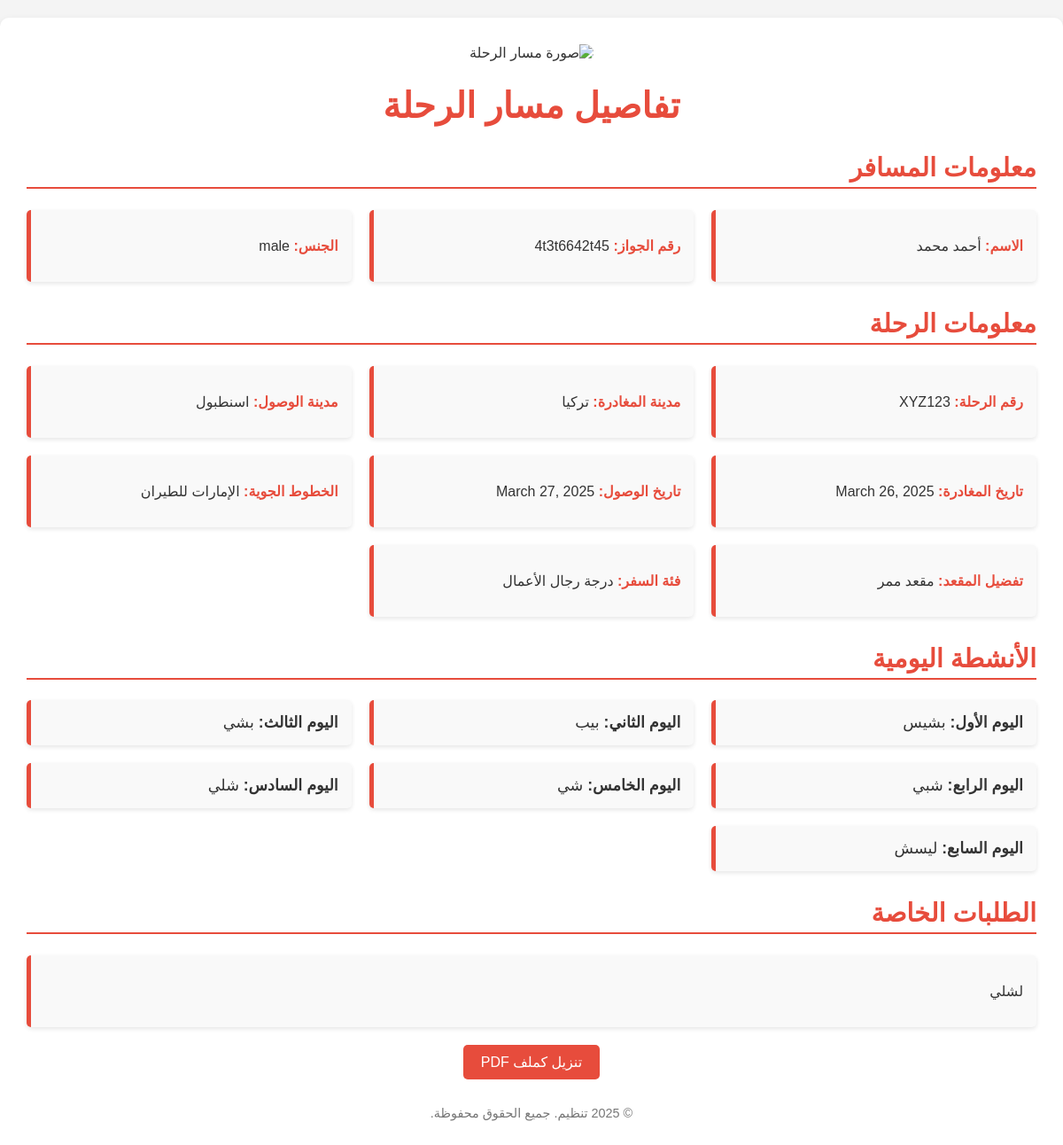
/blog/display/, run on the app's committed database.
### pdf_form/models.py (models this page shows, shortened)
class FlightItinerary(models.Model):
    trip_id = models.CharField(max_length=50, primary_key=True, verbose_name="رمز الرحلة")
    flight_number = models.CharField(max_length=20, verbose_name="رقم الرحلة")
    Passport_Number = models.CharField(max_length=20, verbose_name="رقم الجواز")
    departure_city = models.CharField(max_length=100, verbose_name="مدينة المغادرة")
    arrival_city = models.CharField(max_length=100, verbose_name="مدينة الوصول")
    departure_date = models.DateField(verbose_name="تاريخ المغادرة")
    arrival_date = models.DateField(verbose_name="تاريخ الوصول")
    airline = models.CharField(max_length=100, verbose_name="الخطوط الجوية")
    seat_preference = models.CharField(
        max_length=50,
        choices=[
            ('window', 'مقعد نافذة'),
            ('aisle', 'مقعد ممر'),
            ('middle', 'مقعد وسط'),
        ],
        verbose_name="تفضيل المقعد"
    )
    travel_class = models.CharField(
        max_length=50,
        choices=[
            ('economy', 'الدرجة الاقتصادية'),
            ('business', 'درجة رجال الأعمال'),
            ('first', 'الدرجة الأولى'),
        ],
        verbose_name="فئة السفر"
    )
    number_of_passengers = models.PositiveIntegerField(default=1, verbose_name="عدد المسافرين")
    passenger_name = models.CharField(max_length=100, verbose_name="اسم المسافر")
    passenger_age = models.IntegerField(verbose_name="عمر المسافر")
    passenger_gender = models.CharField(
        max_length=10,
        choices=[
            ('male', 'ذكر'),
            ('female', 'أنثى'),
        ],
        verbose_name="جنس المسافر"
    )
    destination_name = models.CharField(max_length=100, verbose_name="اسم الوجهة")
    destination_description = models.TextField(blank=True, null=True, verbose_name="وصف الوجهة")
    day_1_activity = models.TextField(verbose_name="النشاط في اليوم الأول", blank=True, null=True)
    day_2_activity = models.TextField(verbose_name="النشاط في اليوم الثاني", blank=True, null=True)
    day_3_activity = models.TextField(verbose_name="النشاط في اليوم الثالث", blank=True, null=True)
    day_4_activity = models.TextField(verbose_name="النشاط في اليوم الرابع", blank=True, null=True)
    day_5_activity = models.TextField(verbose_name="النشاط في اليوم الخامس", blank=True, null=True)
    day_6_activity = models.TextField(verbose_name="النشاط في اليوم السادس", blank=True, null=True)
    day_7_activity = models.TextField(verbose_name="النشاط في اليوم السابع", blank=True, null=True)
    transport_type = models.CharField(max_length=100, verbose_name="نوع النقل", blank=True, null=True)
    transport_departure_location = models.CharField(max_length=100, verbose_name="مكان مغادرة النقل", blank=True, null=True)
    transport_arrival_location = models.CharField(max_length=100, verbose_name="مكان وصول النقل", blank=True, null=True)
    transport_departure_time = models.DateTimeField(verbose_name="وقت مغادرة النقل", blank=True, null=True)
    transport_arrival_time = models.DateTimeField(verbose_name="وقت وصول النقل", blank=True, null=True)
    cost_description = models.CharField(max_length=200, verbose_name="وصف التكلفة", blank=True, null=True)
    cost_amount = models.DecimalField(max_digits=10, decimal_places=2, verbose_name="مبلغ التكلفة", blank=True, null=True)
    notification_message = models.TextField(verbose_name="نص الإشعار", blank=True, null=True)
    notification_sent_at = models.DateTimeField(auto_now_add=True, verbose_name="وقت إرسال الإشعار")
    special_requests = models.TextField(verbose_name="طلبات خاصة", blank=True, null=True)

### pdf_form/views.py (the view)
# urls.py: path('display/', views.display_data, name='display_data'),
def display_data(request):
    data = FlightItinerary.objects.last()  # Get the latest entry
    return render(request, 'display_data.html', {'data': data})

### pdf_form/templates/display_data.html (shortened to what this page needs)
<!DOCTYPE html>
<html lang="ar" dir="rtl">
<head>
</head>
<body>
    <div class="data">
        <div class="header-image">
            <img src="https://images.pexels.com/photos/1089306/pexels-photo-1089306.jpeg?auto=compress&cs=tinysrgb&w=600" alt="صورة مسار الرحلة">
        </div>
        <h1>تفاصيل مسار الرحلة</h1>
        <h2>معلومات المسافر</h2>
        <div class="grid-container">
            <div class="field">
                <p><strong>الاسم:</strong> {{ data.passenger_name }}</p>
            </div>
            <div class="field">
                <p><strong>رقم الجواز:</strong> {{ data.Passport_Number }}</p>
            </div>
            <div class="field">
                <p><strong>الجنس:</strong> {{ data.passenger_gender }}</p>
            </div>
        </div>
        <h2>معلومات الرحلة</h2>
        <div class="grid-container">
            <div class="field">
                <p><strong>رقم الرحلة:</strong> {{ data.flight_number }}</p>
            </div>
            <div class="field">
                <p><strong>مدينة المغادرة:</strong> {{ data.departure_city }}</p>
            </div>
            <div class="field">
                <p><strong>مدينة الوصول:</strong> {{ data.arrival_city }}</p>
            </div>
            <div class="field">
                <p><strong>تاريخ المغادرة:</strong> {{ data.departure_date }}</p>
            </div>
            <div class="field">
                <p><strong>تاريخ الوصول:</strong> {{ data.arrival_date }}</p>
            </div>
            <div class="field">
                <p><strong>الخطوط الجوية:</strong> {{ data.airline }}</p>
            </div>
            <div class="field">
                <p><strong>تفضيل المقعد:</strong> {{ data.get_seat_preference_display }}</p>
            </div>
            <div class="field">
                <p><strong>فئة السفر:</strong> {{ data.get_travel_class_display }}</p>
            </div>
        </div>
        <h2>الأنشطة اليومية</h2>
        <ul class="activity-list">
            <li><strong>اليوم الأول:</strong> {{ data.day_1_activity }}</li>
            <li><strong>اليوم الثاني:</strong> {{ data.day_2_activity }}</li>
            <li><strong>اليوم الثالث:</strong> {{ data.day_3_activity }}</li>
            <li><strong>اليوم الرابع:</strong> {{ data.day_4_activity }}</li>
            <li><strong>اليوم الخامس:</strong> {{ data.day_5_activity }}</li>
            <li><strong>اليوم السادس:</strong> {{ data.day_6_activity }}</li>
            <li><strong>اليوم السابع:</strong> {{ data.day_7_activity }}</li>
        </ul>
        <h2>الطلبات الخاصة</h2>
        <div class="special-requests">
            <p>{{ data.special_requests }}</p>
        </div>
        <div style="text-align: center;">
            <a href="{% url 'download_pdf' %}">تنزيل كملف PDF</a>
        </div>
        <div class="footer">
            <p>&copy; 2025 تنظيم. جميع الحقوق محفوظة.</p>
        </div>
    </div>
</body>
</html>

### pdf_form/templates/display_data.html (style rules this page uses)
body { font-family: 'Arial', sans-serif; background-color: #f4f4f4; margin: 0; padding: 0; color: #333; direction: rtl; }
.data { max-width: 1200px; margin: 20px auto; padding: 30px; background: #fff; border-radius: 10px; box-shadow: 0 4px 10px rgba(0, 0, 0, 0.1); }
h1 { text-align: center; color: #e74c3c; font-size: 2.5em; margin-bottom: 20px; }
h2 { color: #e74c3c; margin-top: 30px; font-size: 1.8em; border-bottom: 2px solid #e74c3c; padding-bottom: 5px; }
.grid-container { display: grid; grid-template-columns: repeat(3, 1fr); gap: 20px; margin-top: 20px; }
.field { background-color: #f9f9f9; padding: 15px; border-radius: 5px; border-left: 5px solid #e74c3c; box-shadow: 0 2px 5px rgba(0, 0, 0, 0.1); }
.field strong { color: #e74c3c; }
.activity-list { list-style-type: none; padding: 0; display: grid; grid-template-columns: repeat(3, 1fr); gap: 20px; }
.activity-list li { background-color: #f9f9f9; padding: 15px; border-left: 5px solid #e74c3c; border-radius: 5px; font-size: 1.1em; box-shadow: 0 2px 5px rgba(0, 0, 0, 0.1); }
.special-requests { background-color: #f9f9f9; padding: 15px; border-radius: 5px; border-left: 5px solid #e74c3c; margin-top: 20px; box-shadow: 0 2px 5px rgba(0, 0, 0, 0.1); }
a { display: inline-block; text-align: center; margin-top: 20px; padding: 10px 20px; background-color: #e74c3c; color: #fff; text-decoration: none; border-radius: 5px; transition: background-color 0.3s ease; }
.footer { text-align: center; margin-top: 30px; font-size: 0.9em; color: #777; }
.header-image { text-align: center; margin-bottom: 20px; }
.header-image img { width: 100%; height: auto; max-height: 300px; object-fit: cover; border-radius: 10px; }

### data on the page
FlightItinerary: passenger_name "أحمد محمد", Passport_Number "4t3t6642t45", passenger_gender "male", flight_number "XYZ123", departure_city "تركيا", arrival_city "اسنطبول", departure_date "March 26, 2025", arrival_date "March 27, 2025", airline "الإمارات للطيران", seat_preference "مقعد ممر", travel_class "درجة رجال الأعمال", day_1_activity "بشيس", day_2_activity "بيب", day_3_activity "بشي", day_4_activity "شبي", day_5_activity "شي", day_6_activity "شلي", day_7_activity "ليسش", special_requests "لشلي"
